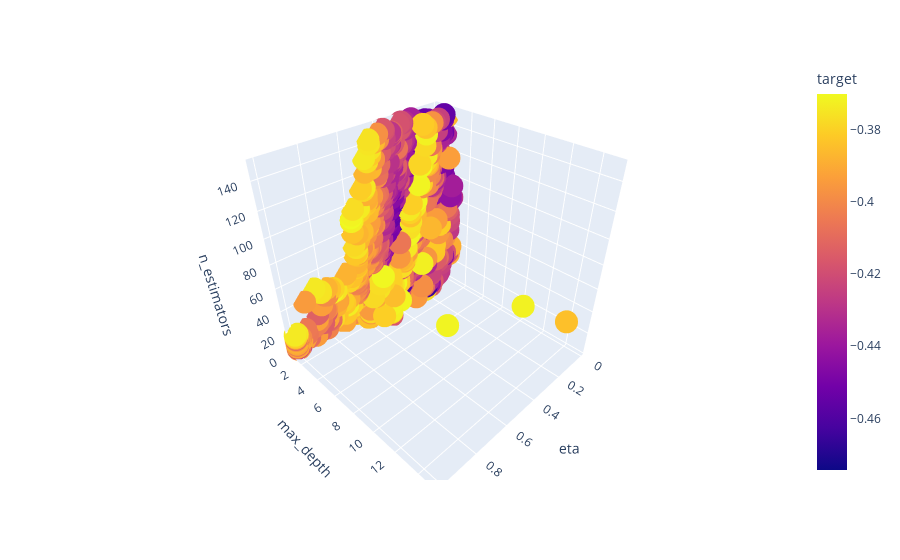

This figure's notebook cell:
### Code cell
px.scatter_3d(df1, x = "eta", y = "max_depth", z = "n_estimators", color = "target")

### Figure 1 — Plotly figure (JSON) as saved in the notebook; plotly's stock layout.template omitted (floating-point values rounded to 4 significant figures; data arrays with more than 128 entries replaced by an {"elided": "..."} marker saying what was removed)
{"data": [{"hovertemplate": "eta=%{x}<br>max_depth=%{y}<br>n_estimators=%{z}<br>target=%{marker.color}<extra></extra>", "legendgroup": "", "marker": {"color": {"elided": "1411 float values"}, "coloraxis": "coloraxis", "symbol": "circle"}, "mode": "markers", "name": "", "scene": "scene", "showlegend": false, "type": "scatter3d", "x": {"elided": "1411 float values"}, "y": {"elided": "1411 int values"}, "z": {"elided": "1411 int values"}}], "layout": {"coloraxis": {"colorbar": {"title": {"text": "target"}}, "colorscale": [[0, "#0d0887"], [0.1111, "#46039f"], [0.2222, "#7201a8"], [0.3333, "#9c179e"], [0.4444, "#bd3786"], [0.5556, "#d8576b"], [0.6667, "#ed7953"], [0.7778, "#fb9f3a"], [0.8889, "#fdca26"], [1, "#f0f921"]]}, "legend": {"tracegroupgap": 0}, "margin": {"t": 60}, "scene": {"domain": {"x": [0, 1], "y": [0, 1]}, "xaxis": {"title": {"text": "eta"}}, "yaxis": {"title": {"text": "max_depth"}}, "zaxis": {"title": {"text": "n_estimators"}}}}}
